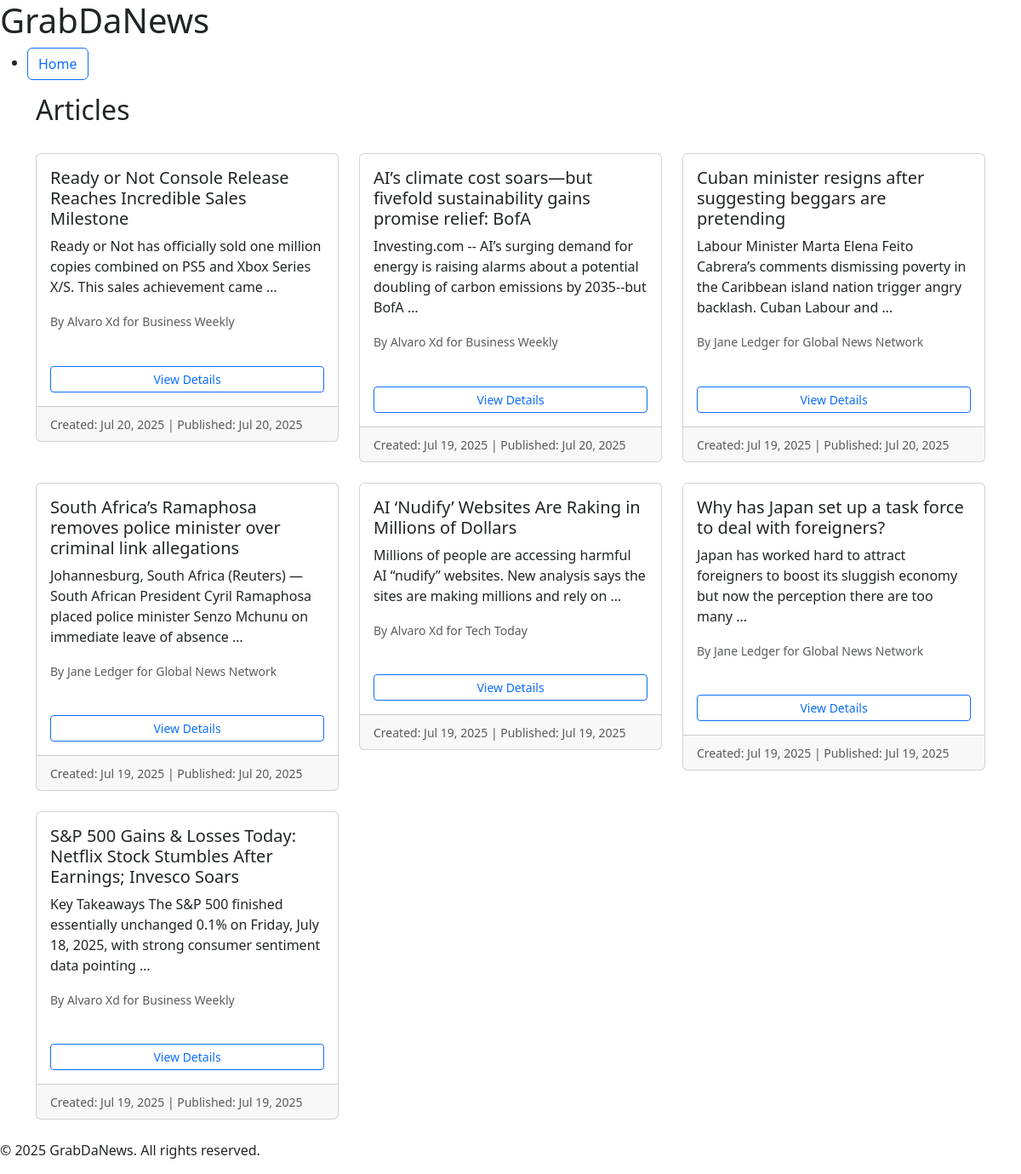
/articles/, run on an earlier commit of the app's database.
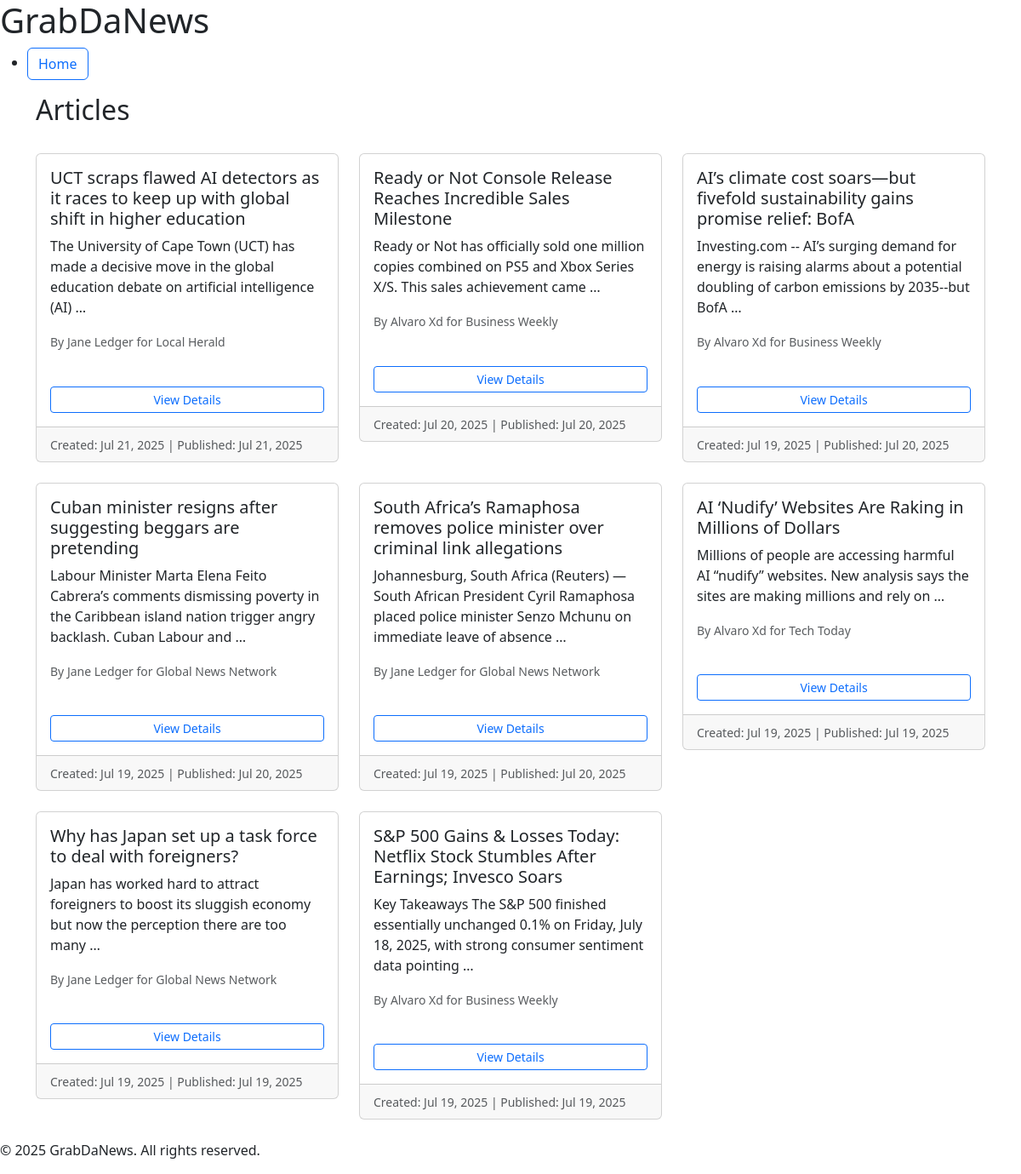
And on a later commit of the database.
### news/models.py (models this page shows, shortened)
class Article(models.Model):
    STATUS_CHOICES = [
        ('submitted', 'Submitted for Review'),
        ('approved', 'Approved'),
        ('rejected', 'Rejected'),
    ]
    title = models.CharField(max_length=200)
    content = models.TextField()
    author = models.ForeignKey(
        CustomUser,
        on_delete=models.CASCADE,
        limit_choices_to={'role': 'journalist'},
        related_name='authored_articles'
    )
    publisher = models.ForeignKey(
        Publisher,
        on_delete=models.CASCADE,
        related_name='articles',
        null=True,
        blank=True
    )
    status = models.CharField(
        max_length=20,
        choices=STATUS_CHOICES,
        default='submitted'
    )
    approved_by = models.ForeignKey(
        CustomUser,
        on_delete=models.SET_NULL,
        null=True,
        blank=True,
        limit_choices_to={'role': 'editor'},
        related_name='approved_articles'
    )
    published_at = models.DateTimeField(null=True, blank=True)
    created_at = models.DateTimeField(auto_now_add=True)
    updated_at = models.DateTimeField(auto_now=True)
    class Meta:
        ordering = ['-created_at']
        permissions = [
            ('can_approve_article', 'Can approve articles'),
            ('can_publish_article', 'Can publish articles'),
        ]

class CustomUser(AbstractUser):
    ROLE_CHOICES = [
        ('reader', 'Reader'),
        ('editor', 'Editor'),
        ('journalist', 'Journalist'),
    ]
    role = models.CharField(
        max_length=20,
        choices=ROLE_CHOICES,
        default='reader'
    )
    subscribed_publishers = models.ManyToManyField(
        Publisher,
        blank=True,
        related_name='subscribers'
    )
    subscribed_journalists = models.ManyToManyField(
        'self',
        blank=True,
        symmetrical=False,
        limit_choices_to={'role': 'journalist'},
        related_name='journalist_subscribers'
    )
    publishers = models.ManyToManyField(
        Publisher,
        blank=True,
        related_name='staff_members'
    )
    class Meta:
        ordering = ['username']

class Publisher(models.Model):
    name = models.CharField(max_length=200, unique=True)
    description = models.TextField(blank=True)
    class Meta:
        ordering = ['name']

### news/views.py (the view, shortened to what this page needs)
# urls.py: path('articles/', ArticleListAPIView.as_view(), name='article_list'),
def article_list(request):
    if not request.user.is_authenticated:
        articles = Article.objects.filter(status='approved')
    paginator = Paginator(articles, 10)  # Show 10 articles per page
    page_number = request.GET.get('page')
    page_obj = paginator.get_page(page_number)
    context = {
        'page_obj': page_obj,
        'articles': page_obj,
        'user_role': (request.user.role if request.user.is_authenticated
                      else None)
    }
    return render(request, 'news/article_list.html', context)

### news/templates/news/article_list.html (shortened to what this page needs)
{% extends 'base.html' %}
{% block content %}
<div class="container">
  <div class="d-flex justify-content-between align-items-center mb-4">
    <h2>Articles</h2>
  </div>
  {% if articles %}
    <div class="row">
      {% for article in articles %}
        <div class="col-md-6 col-lg-4 mb-4">
          <div class="card">
            <div class="card-body">
              <h5 class="card-title">{{ article.title }}</h5>
              <p class="card-text">{{ article.content|truncatewords:20 }}</p>
              <div class="mb-2">
                <small class="text-muted">
                  By {{ article.author.get_full_name|default:article.author.username }}
                  {% if article.publisher %} for {{ article.publisher.name }} {% endif %}
                </small>
              </div>
              <div class="mb-2">
                <span class="badge {% if article.status == 'approved' %}badge-success {% elif article.status == 'rejected' %}badge-danger {% else %}badge-warning{% endif %}">
                </span>
              </div>
              <div class="btn-group-vertical w-100">
                <a href="{% url 'article_detail' article.id %}" class="btn btn-outline-primary btn-sm">
                  View Details
                </a>
              </div>
            </div>
            <div class="card-footer">
              <small class="text-muted">
                Created: {{ article.created_at|date:"M d, Y" }}
                {% if article.published_at %} | Published: {{ article.published_at|date:"M d, Y" }} {% endif %}
              </small>
            </div>
          </div>
        </div>
      {% endfor %}
    </div>
  {% endif %}
</div>
{% endblock %}

What changed in the data, as far as the page shows it:
added Article: title "UCT scraps flawed AI detectors as it races to keep up with global shift in higher education", content "The University of Cape Town (UCT) has made a decisive move in the global education debate on artificial intelligence (AI) …", author.get_full_name "Jane Ledger", publisher.name "Local Herald", created_at "Jul 21, 2025", published_at "Jul 21, 2025"
